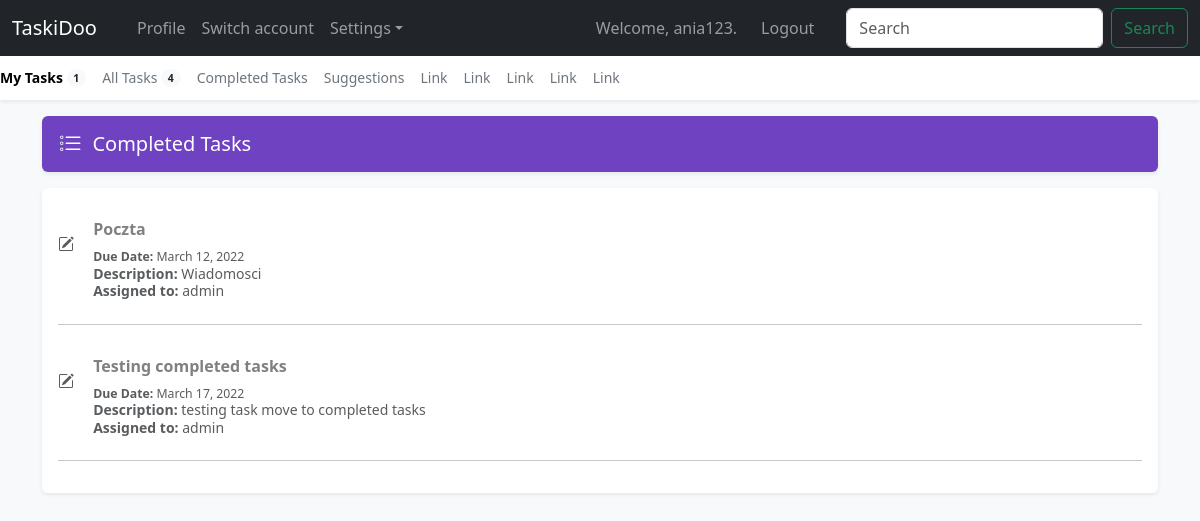
The app's page /completed_tasks/ (signed in) with its own data.
### todo_apps/models.py (models this page shows, shortened)
class Task(models.Model):
    text_title = models.CharField(max_length=200)
    text_desc = models.TextField(max_length=10000, default='')
    date_added = models.DateTimeField(auto_now_add=True)
    owner = models.ForeignKey(User, on_delete=models.CASCADE)
    comment = models.TextField(max_length=10000, default='')
    date_due = models.DateField()
    status = models.BooleanField(default=False)

### todo_apps/views.py (the view)
# urls.py: path('completed_tasks/', views.completed_tasks, name="completed_tasks"),
@login_required
def completed_tasks(request):
    completed_tasks = Task.objects.filter(status=True).order_by('date_due')
    all_tasks = Task.objects.filter(status=False)
    tasks = Task.objects.filter(owner=request.user, status=False)
    context = {'completed_tasks': completed_tasks, 'all_tasks': all_tasks, 'tasks': tasks}
    return render(request, 'todo_apps/completed_tasks.html', context)

### todo_apps/templates/todo_apps/completed_tasks.html (shortened to what this page needs)
{% extends "todo_apps/base.html" %}
{% block content %}
<main class="container">
    <div class="d-flex align-items-center p-3 my-3 text-white bg-purple rounded shadow-sm">
        <div class="lh-1">
            <h1 class="h5 mb-0 text-white lh-1">Completed Tasks</h1>
        </div>
    </div>
    <div class="my-3 p-3 bg-body rounded shadow-sm">
        {% for task in completed_tasks %}
            <div class="d-flex text-muted pt-3">
            <p class="pb-2 mb-0 small lh-sm" hx-trigger="click" hx-get="{% url 'todo_apps:edit_task' task.id %}" hx-target="#dialog">
                <a class="myBtn d-block text-decoration-none task-item h6"><strong>{{ task.text_title }}</strong></a>
                <small><strong>Due Date:</strong> {{ task.date_due }}</small></br>
                <strong>Description:</strong> {{ task.text_desc }}</br>
                <strong>Assigned to:</strong> {{ task.owner }}
            </p>
            </div>
            <hr style="background-color: #dee2e6 1px solid">
        {% empty %}
            <p>No tasks added!</p>
        {% endfor %}
    </div>
    </main>
{% endblock content %}

### todo_apps/templates/todo_apps/base.html (shortened to what this page needs)
{% load bootstrap5 %}
<!doctype html>
<html lang="en">
  <head>
    {% bootstrap_css %}
  </head>
  {% if user.is_authenticated %}
  <body class="bg-light">
        <nav class="navbar navbar-expand-lg fixed-top navbar-dark bg-dark" aria-label="Main navigation">
        <div class="container-fluid">
            <a class="navbar-brand" href="{% url 'todo_apps:index' %}">TaskiDoo</a>
            <div class="navbar-collapse offcanvas-collapse" id="navbarsExampleDefault">
            <ul class="navbar-nav me-auto mb-2 mb-lg-0">
                <li class="nav-item">
                  <a class="nav-link"></a>
                  </li>
                <li class="nav-item">
                <a class="nav-link" href="#">Profile</a>
                </li>
                <li class="nav-item">
                <a class="nav-link" href="#">Switch account</a>
                </li>
                <li class="nav-item dropdown">
                <a class="nav-link dropdown-toggle" href="#" id="dropdown01" data-bs-toggle="dropdown" aria-expanded="false">Settings</a>
                </li>
            </ul>
            <ul class="navbar-nav me-0 mb-5 mb-lg-0">
            {% if user.is_authenticated %}
            <li class="nav-item me-2">
            <a class="nav-link">Welcome, {{ user.username }}.</a>
            </li>
            <li class="nav-item me-4">
                <a class="nav-link" href="{% url 'users:logout' %}">Logout</a>
            </li>
            {% endif %}
            <form class="d-flex">
                <input class="form-control me-2" type="search" placeholder="Search" aria-label="Search">
                <button class="btn btn-outline-success" type="submit">Search</button>
            </form>
            </div>
        </div>
        </nav>
        <div class="nav-scroller bg-body shadow-sm">
        <nav class="nav nav-underline" aria-label="Secondary navigation">
            <a class="nav-link active" aria-current="page" href="{% url 'todo_apps:tasks' %}">
              My Tasks
            <span class="badge bg-light text-dark rounded-pill align-text-bottom">{{ tasks.count }}</span>
            </a>
            <a class="nav-link" href="{% url 'todo_apps:all_tasks' %}">
              All Tasks
            <span class="badge bg-light text-dark rounded-pill align-text-bottom">{{ all_tasks.count}}</span>
            </a>
            <a class="nav-link" href="{% url 'todo_apps:completed_tasks' %}">Completed Tasks</a>
            <a class="nav-link" href="#">Suggestions</a>
            <a class="nav-link" href="#">Link</a>
            <a class="nav-link" href="#">Link</a>
            <a class="nav-link" href="#">Link</a>
            <a class="nav-link" href="#">Link</a>
            <a class="nav-link" href="#">Link</a>
        </nav>
        </div>
{% endif %}
{% block content %} {% endblock content %}
  </body>
</html>

### todo_apps/templates/todo_apps/base.html (style rules this page uses)
html, body { overflow-x: hidden; }
body { padding-top: 56px; }
.nav-scroller { position: relative; z-index: 2; height: 2.75rem; overflow-y: hidden; }
.nav-scroller .nav { display: flex; flex-wrap: nowrap; padding-bottom: 1rem; margin-top: -1px; overflow-x: auto; color: rgba(255, 255, 255, .75); text-align: center; white-space: nowrap; -webkit-overflow-scrolling: touch; }
.nav-underline .nav-link { padding-top: .75rem; padding-bottom: .75rem; font-size: .875rem; color: #6c757d; }
.nav-underline .active { font-weight: 500; color: #343a40; }
.bg-purple { background-color: #6f42c1; }

### todo_apps/templates/todo_apps/completed_tasks.html (style rules this page uses)
.task-item { color: gray; }

### records on screen
Task: text_title "Poczta", date_due "March 12, 2022", text_desc "Wiadomosci", owner "admin"
Task: text_title "Testing completed tasks", date_due "March 17, 2022", text_desc "testing task move to completed tasks", owner "admin"

### other values on screen
{{ user.username }} "ania123"
{{ tasks.count }} "1"
{{ all_tasks.count }} "4"
